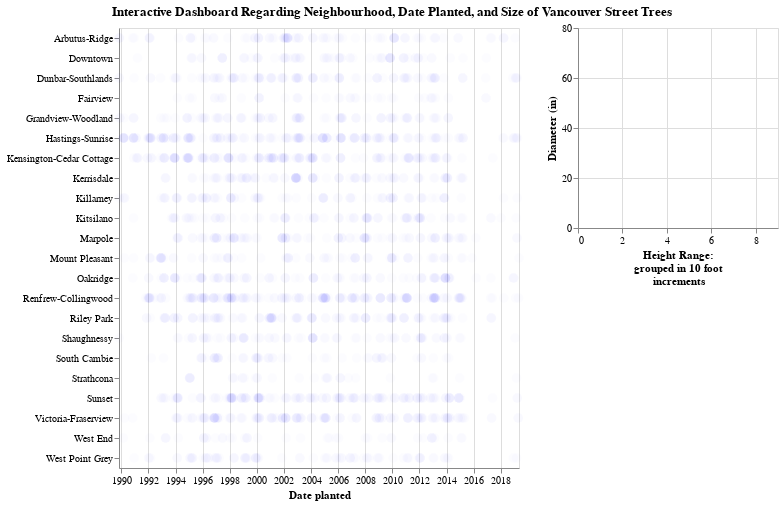

The code cell stored with this chart in its notebook:
### Markdown cell above
## Dashboard

### Code cell
# Tree size plot base
size_plot = alt.Chart(trees_clean).mark_circle().encode(
    alt.X('height_range_id', title=["Height Range: ", "grouped in 10 foot", "increments"]),
    alt.Y('diameter', title='Diameter (in)')
).properties(height=200, width=200)

# Date planted base plot
date_planted_plot = alt.Chart(trees_clean).mark_circle(size=50).encode(
    alt.X('date_planted', title='Date planted'),
    alt.Y('neighbourhood_name', title=None)
)

# Add height_range_id slider
height_slider = alt.binding_range(name="Height range: ", min=0, max=9, step=1)

select_height = alt.selection_single(fields=["height_range_id"], bind=height_slider)

date_planted_plot = date_planted_plot.encode(
    opacity=alt.condition(
        alt.datum.height_range_id <= select_height.height_range_id,
        alt.value(0.9),
        alt.value(0.01),
    )
).add_selection(select_height)

# Add size and color genus drop down selection
genus = df1['genus'].to_list()
genus_dropdown = alt.binding_select(name='Genus: ', options=genus)
select_genus = alt.selection_single(fields=['genus_name'], bind=genus_dropdown)

date_planted_plot = date_planted_plot.encode(
    color=alt.condition(
        select_genus,
        alt.value('blue'),
        alt.value('green')
    ),
    size=alt.condition(
        select_genus,
        alt.value(100),
        alt.value(25)
    ),
).add_selection(select_genus)

# Add widgets to size plot
size_plot = size_plot.encode(
    size=alt.condition(
        select_genus,
        alt.value(75),
        alt.value(25)
    ),
    color=alt.condition(
        select_genus,
        alt.value('blue'),
        alt.value('green')
    ),
    opacity=alt.condition(
        alt.datum.height_range_id <= select_height.height_range_id,
        alt.value(0.9),
        alt.value(0)
    ),
    tooltip=[
        alt.Tooltip('neighbourhood_name', title='Neighbourhood: '),
        alt.Tooltip('diameter', title='Diameter (in): '),
        alt.Tooltip('height_range_id', title='Height range: ')
        
    ]
)

# Interactive component
interact = alt.selection_interval()
date_planted_plot = date_planted_plot.add_selection(interact)
size_plot = size_plot.transform_filter(interact)

# Dashboard title
dash_title = alt.TitleParams(
    'Interactive Dashboard Regarding Neighbourhood, Date Planted, and Size of Vancouver Street Trees',
    anchor='middle',
    align='center'
)

(date_planted_plot | size_plot.interactive()).properties(title=dash_title)

### Figure 1 — Vega-Lite specification as saved in the notebook (floating-point values rounded to 4 significant figures; data arrays with more than 128 entries replaced by an {"elided": "..."} marker saying what was removed)
{"config": {"view": {"continuousWidth": 400, "continuousHeight": 300}}, "hconcat": [{"mark": {"type": "circle", "size": 50}, "encoding": {"color": {"condition": {"value": "blue", "selection": "selector112"}, "value": "green"}, "opacity": {"condition": {"value": 0.9, "test": "(datum.height_range_id <= selector111.height_range_id)"}, "value": 0.01}, "size": {"condition": {"value": 100, "selection": "selector112"}, "value": 25}, "x": {"type": "temporal", "field": "date_planted", "title": "Date planted"}, "y": {"type": "nominal", "field": "neighbourhood_name", "title": null}}, "selection": {"selector111": {"type": "single", "fields": ["height_range_id"], "bind": {"input": "range", "max": 9, "min": 0, "name": "Height range: ", "step": 1}}, "selector112": {"type": "single", "fields": ["genus_name"], "bind": {"input": "select", "options": ["ACER", "PRUNUS", "TILIA", "FRAXINUS", "QUERCUS", "CARPINUS", "FAGUS", "MALUS", "MAGNOLIA", "CRATAEGUS", "ULMUS", "PYRUS", "CERCIDIPHYLLUM", "BETULA", "AESCULUS", "STYRAX", "CORNUS", "PLATANUS", "PARROTIA", "SORBUS", "GLEDITSIA", "LIQUIDAMBAR", "PSEUDOTSUGA", "SYRINGA", "THUJA", "LIRIODENDRON", "CHAMAECYPARIS", "CATALPA", "PINUS", "METASEQUOIA", "ROBINIA", "CERCIS", "CEDRUS", "GINKGO", "NYSSA", "AMELANCHIER", "ABIES", "ZELKOVA", "CELTIS", "PICEA", "DAVIDIA", "STEWARTIA", "HIBISCUS", "JUGLANS", "TSUGA", "SEQUOIADENDRON", "LABURNUM", "POPULUS", "ILEX", "KOELREUTERIA", "JUNIPERUS", "MESPILUS", "CALOCEDRUS", "GYMNOCLADUS", "ALNUS", "CORYLUS", "CASTANEA", "EUCOMMIA", "OSTRYIA", "NOTHOFAGUS", "PTEROCARYA", "SEQUOIA", "ARAUCARIA", "SOPHORA", "PTELEA", "CLADRASTIS", "CHITALPA"], "name": "Genus: "}}, "selector113": {"type": "interval"}}}, {"mark": "circle", "encoding": {"color": {"condition": {"value": "blue", "selection": "selector112"}, "value": "green"}, "opacity": {"condition": {"value": 0.9, "test": "(datum.height_range_id <= selector111.height_range_id)"}, "value": 0}, "size": {"condition": {"value": 75, "selection": "selector112"}, "value": 25}, "tooltip": [{"type": "nominal", "field": "neighbourhood_name", "title": "Neighbourhood: "}, {"type": "quantitative", "field": "diameter", "title": "Diameter (in): "}, {"type": "quantitative", "field": "height_range_id", "title": "Height range: "}], "x": {"type": "quantitative", "field": "height_range_id", "title": ["Height Range: ", "grouped in 10 foot", "increments"]}, "y": {"type": "quantitative", "field": "diameter", "title": "Diameter (in)"}}, "height": 200, "selection": {"selector114": {"type": "interval", "bind": "scales", "encodings": ["x", "y"]}}, "transform": [{"filter": {"selection": "selector113"}}], "width": 200}], "data": {"name": "data-3bcc9572d6db05bdae0f226162923c13"}, "title": {"text": "Interactive Dashboard Regarding Neighbourhood, Date Planted, and Size of Vancouver Street Trees", "align": "center", "anchor": "middle"}, "$schema": "https://vega.github.io/schema/vega-lite/v4.8.1.json", "datasets": {"data-3bcc9572d6db05bdae0f226162923c13": {"elided": "5000 records"}}}
